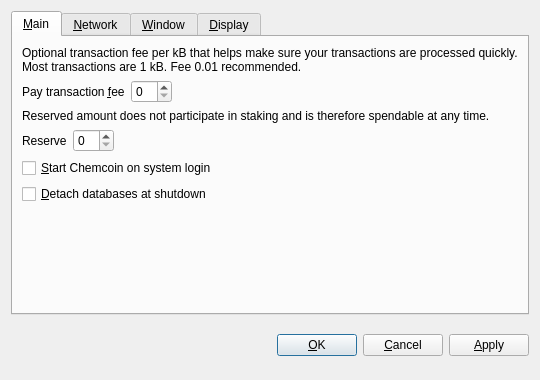
<?xml version="1.0" encoding="UTF-8"?>
<ui version="4.0">
 <class>OptionsDialog</class>
 <widget class="QDialog" name="OptionsDialog">
  <property name="geometry">
   <rect>
    <x>0</x>
    <y>0</y>
    <width>540</width>
    <height>380</height>
   </rect>
  </property>
  <property name="windowTitle">
   <string>Options</string>
  </property>
  <property name="modal">
   <bool>true</bool>
  </property>
  <layout class="QVBoxLayout" name="verticalLayout">
   <item>
    <widget class="QTabWidget" name="tabWidget">
     <property name="tabPosition">
      <enum>QTabWidget::North</enum>
     </property>
     <property name="currentIndex">
      <number>0</number>
     </property>
     <widget class="QWidget" name="tabMain">
      <attribute name="title">
       <string>&amp;Main</string>
      </attribute>
      <layout class="QVBoxLayout" name="verticalLayout_Main">
       <item>
        <widget class="QLabel" name="transactionFeeInfoLabel">
         <property name="text">
          <string>Optional transaction fee per kB that helps make sure your transactions are processed quickly. Most transactions are 1 kB. Fee 0.01 recommended.</string>
         </property>
         <property name="textFormat">
          <enum>Qt::PlainText</enum>
         </property>
         <property name="wordWrap">
          <bool>true</bool>
         </property>
        </widget>
       </item>
       <item>
        <layout class="QHBoxLayout" name="horizontalLayoutFee">
         <item>
          <widget class="QLabel" name="transactionFeeLabel">
           <property name="text">
            <string>Pay transaction &amp;fee</string>
           </property>
           <property name="textFormat">
            <enum>Qt::PlainText</enum>
           </property>
           <property name="buddy">
            <cstring>transactionFee</cstring>
           </property>
          </widget>
         </item>
         <item>
          <widget class="BitcoinAmountField" name="transactionFee"/>
         </item>
         <item>
          <spacer name="horizontalSpacerFee">
           <property name="orientation">
            <enum>Qt::Horizontal</enum>
           </property>
           <property name="sizeHint" stdset="0">
            <size>
             <width>40</width>
             <height>20</height>
            </size>
           </property>
          </spacer>
         </item>
        </layout>
       </item>
       <item>
        <widget class="QLabel" name="reserveBalanceInfoLabel">
         <property name="text">
          <string>Reserved amount does not participate in staking and is therefore spendable at any time.</string>
         </property>
         <property name="textFormat">
          <enum>Qt::PlainText</enum>
         </property>
         <property name="wordWrap">
          <bool>true</bool>
         </property>
        </widget>
       </item>
       <item>
        <layout class="QHBoxLayout" name="horizontalLayoutReserveBalance">
         <item>
          <widget class="QLabel" name="reserveBalanceLabel">
           <property name="text">
            <string>Reserve</string>
           </property>
           <property name="textFormat">
            <enum>Qt::PlainText</enum>
           </property>
           <property name="buddy">
            <cstring>reserveBalance</cstring>
           </property>
          </widget>
         </item>
         <item>
          <widget class="BitcoinAmountField" name="reserveBalance"/>
         </item>
         <item>
          <spacer name="horizontalSpacerReserveBalance">
           <property name="orientation">
            <enum>Qt::Horizontal</enum>
           </property>
           <property name="sizeHint" stdset="0">
            <size>
             <width>40</width>
             <height>20</height>
            </size>
           </property>
          </spacer>
         </item>
        </layout>
       </item>
       <item>
        <widget class="QCheckBox" name="bitcoinAtStartup">
         <property name="toolTip">
          <string>Automatically start Chemcoin after logging in to the system.</string>
         </property>
         <property name="text">
          <string>&amp;Start Chemcoin on system login</string>
         </property>
        </widget>
       </item>
       <item>
        <widget class="QCheckBox" name="detachDatabases">
         <property name="toolTip">
          <string>Detach block and address databases at shutdown. This means they can be moved to another data directory, but it slows down shutdown. The wallet is always detached.</string>
         </property>
         <property name="text">
          <string>&amp;Detach databases at shutdown</string>
         </property>
        </widget>
       </item>
       <item>
        <spacer name="verticalSpacer_Main">
         <property name="orientation">
          <enum>Qt::Vertical</enum>
         </property>
         <property name="sizeHint" stdset="0">
          <size>
           <width>20</width>
           <height>40</height>
          </size>
         </property>
        </spacer>
       </item>
      </layout>
     </widget>
     <widget class="QWidget" name="tabNetwork">
      <attribute name="title">
       <string>&amp;Network</string>
      </attribute>
      <layout class="QVBoxLayout" name="verticalLayout_Network">
       <item>
        <widget class="QCheckBox" name="mapPortUpnp">
         <property name="toolTip">
          <string>Automatically open the Chemcoin client port on the router. This only works when your router supports UPnP and it is enabled.</string>
         </property>
         <property name="text">
          <string>Map port using &amp;UPnP</string>
         </property>
        </widget>
       </item>
       <item>
        <widget class="QCheckBox" name="connectSocks">
         <property name="toolTip">
          <string>Connect to the Chemcoin network through a SOCKS proxy (e.g. when connecting through Tor).</string>
         </property>
         <property name="text">
          <string>&amp;Connect through SOCKS proxy:</string>
         </property>
        </widget>
       </item>
       <item>
        <layout class="QHBoxLayout" name="horizontalLayout_Network">
         <item>
          <widget class="QLabel" name="proxyIpLabel">
           <property name="text">
            <string>Proxy &amp;IP:</string>
           </property>
           <property name="textFormat">
            <enum>Qt::PlainText</enum>
           </property>
           <property name="buddy">
            <cstring>proxyIp</cstring>
           </property>
          </widget>
         </item>
         <item>
          <widget class="QValidatedLineEdit" name="proxyIp">
           <property name="maximumSize">
            <size>
             <width>140</width>
             <height>16777215</height>
            </size>
           </property>
           <property name="toolTip">
            <string>IP address of the proxy (e.g. 127.0.0.1)</string>
           </property>
          </widget>
         </item>
         <item>
          <widget class="QLabel" name="proxyPortLabel">
           <property name="text">
            <string>&amp;Port:</string>
           </property>
           <property name="textFormat">
            <enum>Qt::PlainText</enum>
           </property>
           <property name="buddy">
            <cstring>proxyPort</cstring>
           </property>
          </widget>
         </item>
         <item>
          <widget class="QLineEdit" name="proxyPort">
           <property name="maximumSize">
            <size>
             <width>55</width>
             <height>16777215</height>
            </size>
           </property>
           <property name="toolTip">
            <string>Port of the proxy (e.g. 9050)</string>
           </property>
          </widget>
         </item>
         <item>
          <widget class="QLabel" name="socksVersionLabel">
           <property name="text">
            <string>SOCKS &amp;Version:</string>
           </property>
           <property name="textFormat">
            <enum>Qt::PlainText</enum>
           </property>
           <property name="buddy">
            <cstring>socksVersion</cstring>
           </property>
          </widget>
         </item>
         <item>
          <widget class="QValueComboBox" name="socksVersion">
           <property name="toolTip">
            <string>SOCKS version of the proxy (e.g. 5)</string>
           </property>
          </widget>
         </item>
         <item>
          <spacer name="horizontalSpacer_Network">
           <property name="orientation">
            <enum>Qt::Horizontal</enum>
           </property>
           <property name="sizeHint" stdset="0">
            <size>
             <width>40</width>
             <height>20</height>
            </size>
           </property>
          </spacer>
         </item>
        </layout>
       </item>
       <item>
        <spacer name="verticalSpacer_Network">
         <property name="orientation">
          <enum>Qt::Vertical</enum>
         </property>
         <property name="sizeHint" stdset="0">
          <size>
           <width>20</width>
           <height>40</height>
          </size>
         </property>
        </spacer>
       </item>
      </layout>
     </widget>
     <widget class="QWidget" name="tabWindow">
      <attribute name="title">
       <string>&amp;Window</string>
      </attribute>
      <layout class="QVBoxLayout" name="verticalLayout_Window">
       <item>
        <widget class="QCheckBox" name="minimizeToTray">
         <property name="toolTip">
          <string>Show only a tray icon after minimizing the window.</string>
         </property>
         <property name="text">
          <string>&amp;Minimize to the tray instead of the taskbar</string>
         </property>
        </widget>
       </item>
       <item>
        <widget class="QCheckBox" name="minimizeOnClose">
         <property name="toolTip">
          <string>Minimize instead of exit the application when the window is closed. When this option is enabled, the application will be closed only after selecting Quit in the menu.</string>
         </property>
         <property name="text">
          <string>M&amp;inimize on close</string>
         </property>
        </widget>
       </item>
       <item>
        <spacer name="verticalSpacer_Window">
         <property name="orientation">
          <enum>Qt::Vertical</enum>
         </property>
         <property name="sizeHint" stdset="0">
          <size>
           <width>20</width>
           <height>40</height>
          </size>
         </property>
        </spacer>
       </item>
      </layout>
     </widget>
     <widget class="QWidget" name="tabDisplay">
      <attribute name="title">
       <string>&amp;Display</string>
      </attribute>
      <layout class="QVBoxLayout" name="verticalLayout_Display">
       <item>
        <layout class="QHBoxLayout" name="horizontalLayout_1_Display">
         <item>
          <widget class="QLabel" name="langLabel">
           <property name="text">
            <string>User Interface &amp;language:</string>
           </property>
           <property name="textFormat">
            <enum>Qt::PlainText</enum>
           </property>
           <property name="buddy">
            <cstring>lang</cstring>
           </property>
          </widget>
         </item>
         <item>
          <widget class="QValueComboBox" name="lang">
           <property name="toolTip">
            <string>The user interface language can be set here. This setting will take effect after restarting Chemcoin.</string>
           </property>
          </widget>
         </item>
        </layout>
       </item>
       <item>
        <layout class="QHBoxLayout" name="horizontalLayout_2_Display">
         <item>
          <widget class="QLabel" name="unitLabel">
           <property name="text">
            <string>&amp;Unit to show amounts in:</string>
           </property>
           <property name="textFormat">
            <enum>Qt::PlainText</enum>
           </property>
           <property name="buddy">
            <cstring>unit</cstring>
           </property>
          </widget>
         </item>
         <item>
          <widget class="QValueComboBox" name="unit">
           <property name="toolTip">
            <string>Choose the default subdivision unit to show in the interface and when sending coins.</string>
           </property>
          </widget>
         </item>
        </layout>
       </item>
       <item>
        <widget class="QCheckBox" name="coinControlFeatures">
         <property name="toolTip">
          <string>Whether to show coin control features or not.</string>
         </property>
         <property name="text">
          <string>Display coin &amp;control features (experts only!)</string>
         </property>
        </widget>
       </item>
       <item>
        <spacer name="verticalSpacer_Display">
         <property name="orientation">
          <enum>Qt::Vertical</enum>
         </property>
         <property name="sizeHint" stdset="0">
          <size>
           <width>20</width>
           <height>40</height>
          </size>
         </property>
        </spacer>
       </item>
      </layout>
     </widget>
    </widget>
   </item>
   <item>
    <layout class="QHBoxLayout" name="horizontalLayout_Buttons">
     <item>
      <spacer name="horizontalSpacer_1">
       <property name="orientation">
        <enum>Qt::Horizontal</enum>
       </property>
       <property name="sizeHint" stdset="0">
        <size>
         <width>40</width>
         <height>48</height>
        </size>
       </property>
      </spacer>
     </item>
     <item>
      <widget class="QLabel" name="statusLabel">
       <property name="font">
        <font>
         <weight>75</weight>
         <bold>true</bold>
        </font>
       </property>
       <property name="text">
        <string/>
       </property>
       <property name="textFormat">
        <enum>Qt::PlainText</enum>
       </property>
       <property name="wordWrap">
        <bool>true</bool>
       </property>
      </widget>
     </item>
     <item>
      <spacer name="horizontalSpacer_2">
       <property name="orientation">
        <enum>Qt::Horizontal</enum>
       </property>
       <property name="sizeHint" stdset="0">
        <size>
         <width>40</width>
         <height>48</height>
        </size>
       </property>
      </spacer>
     </item>
     <item>
      <widget class="QPushButton" name="okButton">
       <property name="text">
        <string>&amp;OK</string>
       </property>
      </widget>
     </item>
     <item>
      <widget class="QPushButton" name="cancelButton">
       <property name="text">
        <string>&amp;Cancel</string>
       </property>
       <property name="autoDefault">
        <bool>false</bool>
       </property>
      </widget>
     </item>
     <item>
      <widget class="QPushButton" name="applyButton">
       <property name="text">
        <string>&amp;Apply</string>
       </property>
       <property name="autoDefault">
        <bool>false</bool>
       </property>
      </widget>
     </item>
    </layout>
   </item>
  </layout>
 </widget>
 <customwidgets>
  <customwidget>
   <class>BitcoinAmountField</class>
   <extends>QSpinBox</extends>
   <header>bitcoinamountfield.h</header>
  </customwidget>
  <customwidget>
   <class>QValueComboBox</class>
   <extends>QComboBox</extends>
   <header>qvaluecombobox.h</header>
  </customwidget>
  <customwidget>
   <class>QValidatedLineEdit</class>
   <extends>QLineEdit</extends>
   <header>qvalidatedlineedit.h</header>
  </customwidget>
 </customwidgets>
 <resources/>
 <connections/>
</ui>
